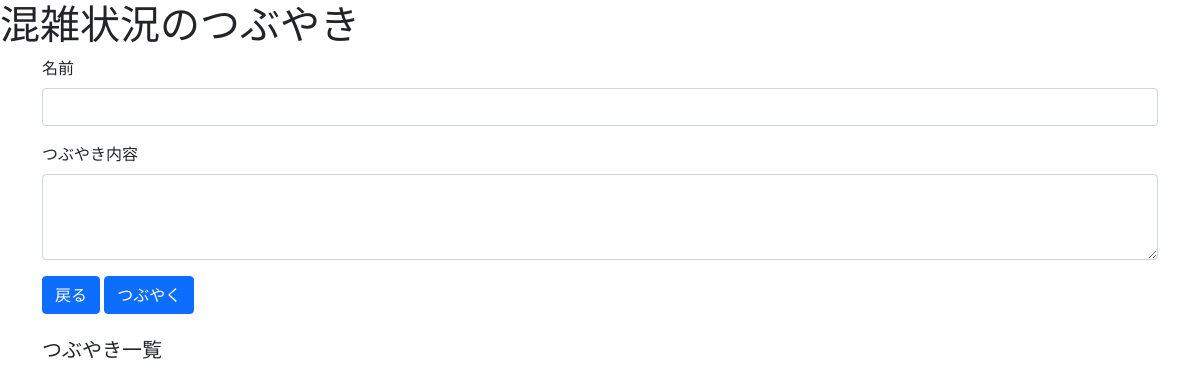
The app's page /tweet (signed in), older data.
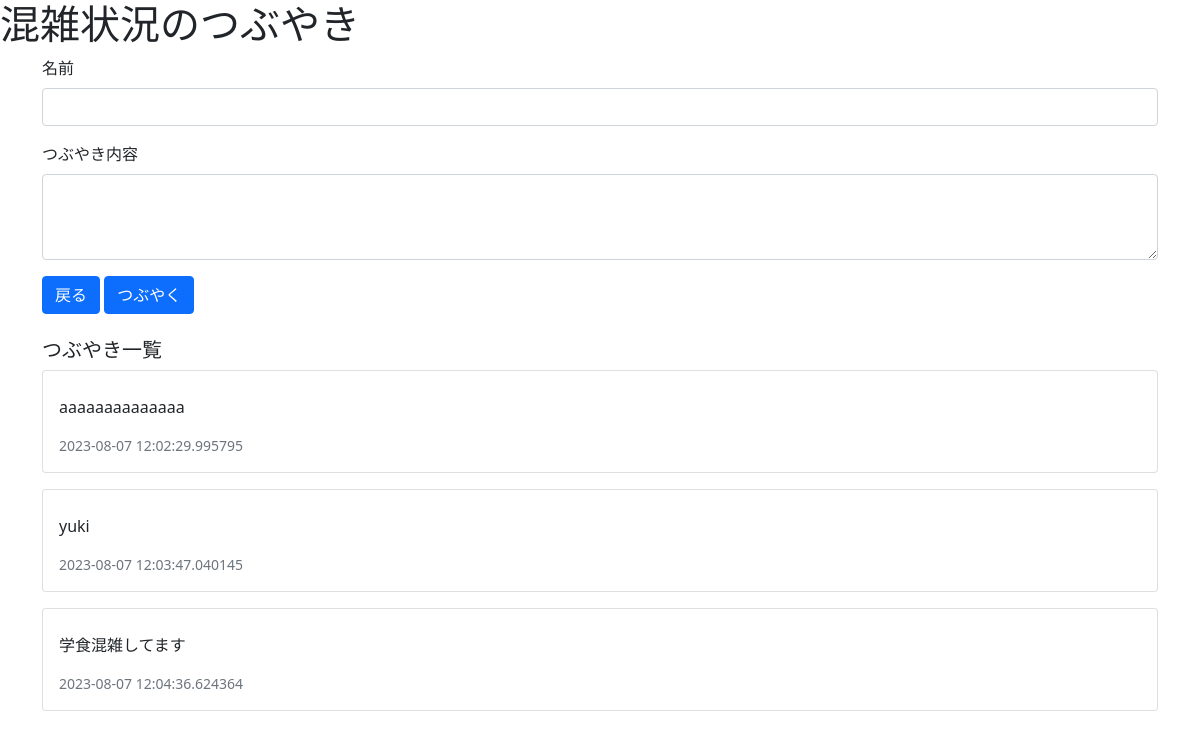
The same page, newer data.
### main.py (models this page shows)
class Tweet(db.Model):
    id = db.Column(db.Integer, primary_key = True)
    username = db.Column(db.String(100), nullable=False)
    detail = db.Column(db.String(200), nullable=False)
    post_date = db.Column(db.DateTime, nullable=False)

### main.py (the view)
@app.route('/tweet', methods=['GET', 'POST'])
@login_required
def tweet():
    if request.method == 'POST':
        username = request.form['username']
        detail = request.form['detail']
        post_date = datetime.now()
        tweet = Tweet(username=username, detail=detail, post_date=post_date)
        db.session.add(tweet)
        db.session.commit()
        return redirect(url_for('tweet'))
    else:
        try:
            tweets = Tweet.query.all()
            return render_template('tweet.html', tweets=tweets)
        except:
            return render_template('tweet.html')

### main.py (called while the page is built)
@login_manager.user_loader
def load_user(user_id):
    return User.query.get(user_id)

def is_logged_in():
    return 'user_id' in session

def login_required(f):
    @wraps(f)
    def decorated_function(*args, **kwargs):
        if not is_logged_in():
            return redirect(url_for('main'))  # ログインしていない場合はログインページにリダイレクト
        return f(*args, **kwargs)
    return decorated_function

### templates/tweet.html (shortened to what this page needs)
{% extends 'base.html' %}
{% block body %}
<h1>混雑状況のつぶやき</h1>
    <div class="container">
        <form action="/tweet" method="POST">
            <div class="mb-3">
                <label for="name" class="form-label">名前</label>
                <input type="text" class="form-control" id="username" name="username">
            </div>
            <div class="mb-3">
                <label for="content" class="form-label">つぶやき内容</label>
                <textarea class="form-control" id="detail" name="detail" rows="3"></textarea>
            </div>
            <a href="{{ url_for('main2') }}" class="btn btn-primary">戻る</a>
            <button type="submit" class="btn btn-primary">つぶやく</button>
        </form>
    </div>
    <div class="container">
        <h5 class="mt-4">つぶやき一覧</h5>
        {% for tweet in tweets %}
        <div class="card mb-3">
            <div class="card-body">
                <p class="card-text">{{ tweet.detail }}</p>
                <p class="card-text"><small class="text-muted">{{ tweet.post_date }}</small></p>
            </div>
        </div>
        {% endfor %}
{% endblock %}

### templates/base.html (shortened to what this page needs)
<html lang="ja">
<head>
    <link href="https://cdn.jsdelivr.net/npm/bootstrap@5.0.0-beta1/dist/css/bootstrap.min.css" rel="stylesheet">
</head>
<body>
    {% block body %}{% endblock %}
</body>
</html>

Row changes from the older to the newer data that the page shows:
added Tweet: detail "aaaaaaaaaaaaaa", post_date "2023-08-07 12:02:29.995795"
added Tweet: detail "yuki", post_date "2023-08-07 12:03:47.040145"
added Tweet: detail "学食混雑してます", post_date "2023-08-07 12:04:36.624364"
